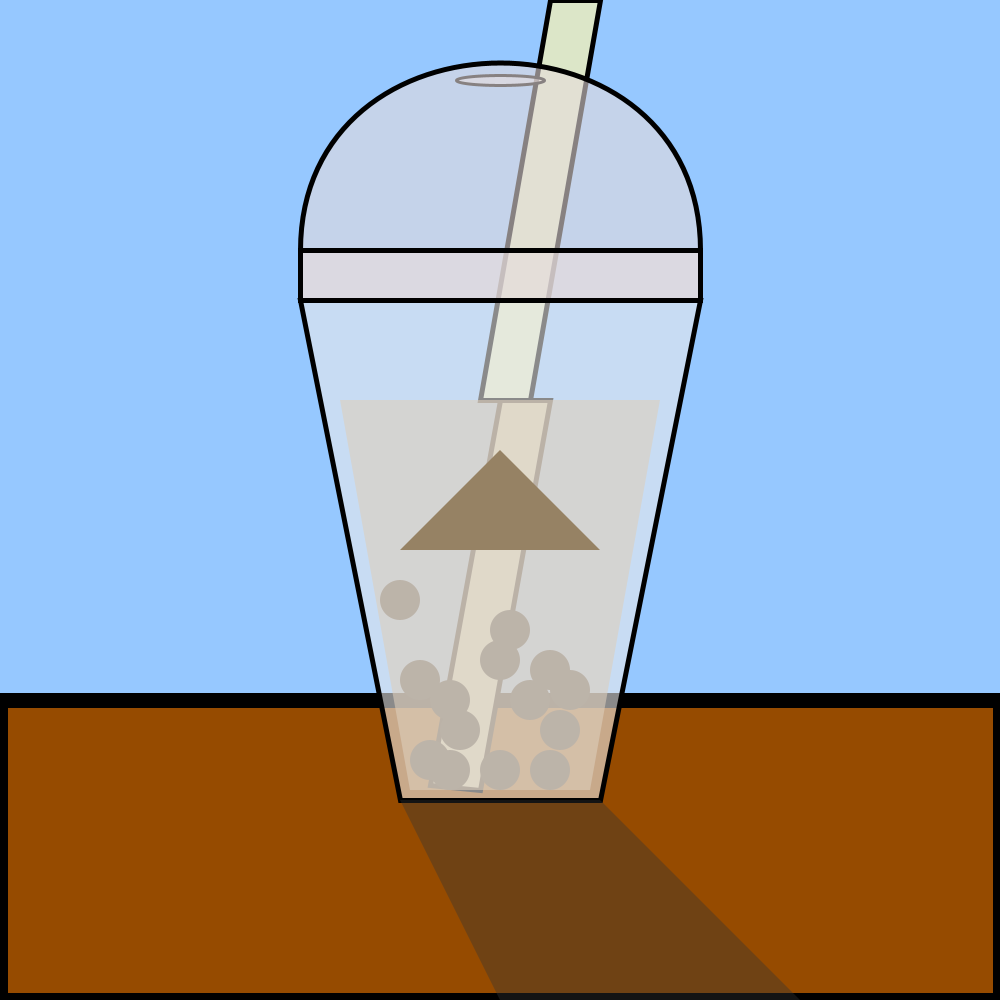
Frame 1 (no input)
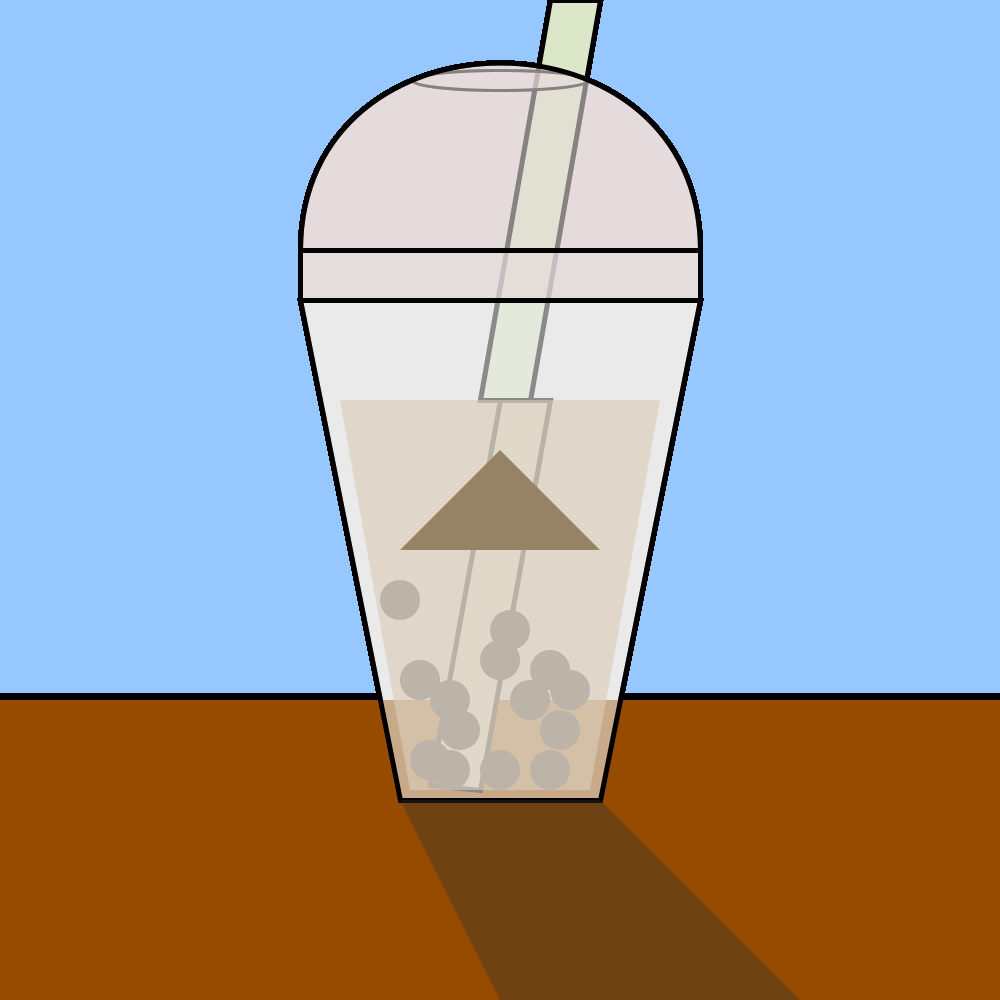
Frame 60 (the mouse pressed at the canvas centre just before this capture)
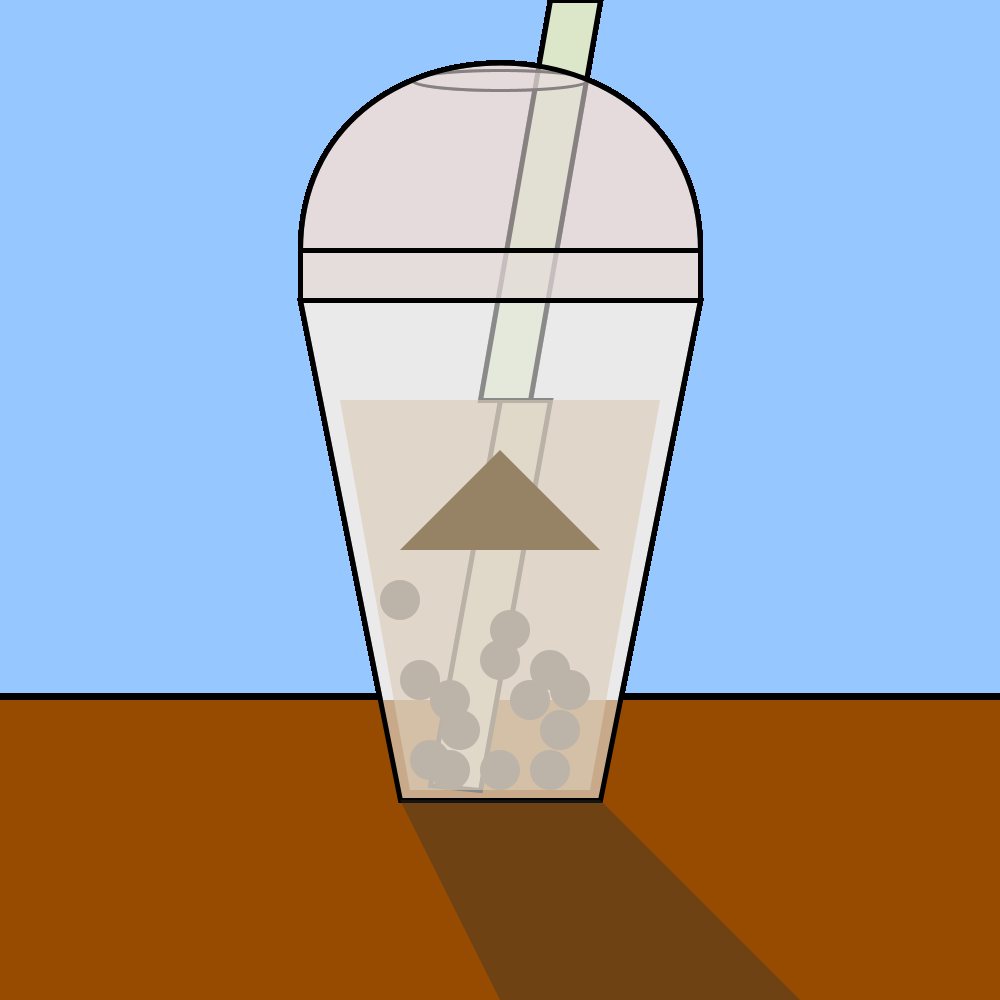
Frame 120 (the mouse held since frame 60 and released just before this capture)

The Processing sketch that drew these frames (run headless with seeded random() and noise(); from frame 60 on, the mouse is pressed at the canvas centre):

// Processing sketch: BobaSketch
// ── BobaSketch.pde
color skyBlue = color(150, 200, 255);
color orangeBrown = color(150, 75, 0);
color mintGreen = color(220, 230, 200);
color lightPink = color(230, 220, 220);
color gray = color(10, 10, 10);
color lightBrown = color(200, 165, 120);
color brown = color(150, 130, 100);
color lightPurple = color(234, 234, 234);
color shadowGray = color(50, 50, 50);

void setup(){
  // set background and sky blue color
  size(1000, 1000);
  background(skyBlue);
}

void draw(){
  // draws the table that holds the boba
  strokeWeight(15);
  line(0, 700, 1000, 700);
  fill(orangeBrown);
  rect(0, 700, 1000, 300);
  
  // draws the straw
  stroke(0);
  fill(mintGreen);
  strokeWeight(5);
  quad(550, 0, 600, 0, 530, 400, 480, 400);
  quad(500, 400, 550, 400, 480, 790, 430, 785);
  //quad(550, 0, 600, 0, 530, 790, 480, 785);
  
  // draws the boba cup top
  fill(lightPink, 150);
  strokeWeight(3);
  ellipse(500, 80, 88, 10);
  strokeWeight(5);
  bezier(300, 250, 300, 0, 700, 0, 700, 250);
  fill(lightPink, 220);
  quad(300, 250, 700, 250, 700, 300, 300, 300);
  
  // draws boba circles
  ellipseMode(RADIUS);
  noStroke();
  fill(gray);
  ellipse(400, 600, 20, 20);
  ellipse(420, 680, 20, 20);
  ellipse(450, 700, 20, 20);
  ellipse(500, 770, 20, 20);
  ellipse(500, 660, 20, 20);
  ellipse(530, 700, 20, 20);
  ellipse(450, 770, 20, 20);
  ellipse(550, 770, 20, 20);
  ellipse(560, 730, 20, 20);
  ellipse(460, 730, 20, 20);
  ellipse(570, 690, 20, 20);
  ellipse(550, 670, 20, 20);
  ellipse(510, 630, 20, 20);
  ellipse(430, 760, 20, 20);
 
  // draws milk tea inside cup
  noStroke();
  fill(lightBrown, 150);
  quad(340, 400, 660, 400, 590, 790, 410, 790);
  
  //draws the boba cup bottom
  stroke(0);
  fill(lightPurple, 150);
  strokeWeight(5);
  quad(300, 300, 700, 300, 600, 800, 400, 800);
  
  // draws the sticker
  noStroke();
  fill(brown);
  triangle(500, 450, 600, 550, 400, 550);
  
  // draws the shadow
  noStroke();
  fill(shadowGray, 100);
  quad(400, 800, 600, 800, 800, 1000, 500, 1000);
}
